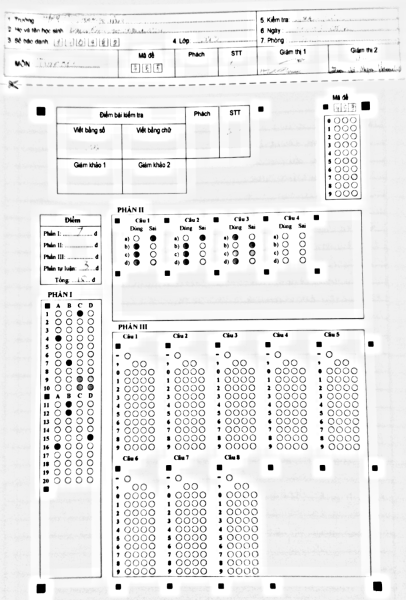
#> input picture data/maugiay/moi.png, 406 x 600 px; its folder holds only this picture in this run
$ python -i omr_prep.py   (imports and definitions only)
#> lines starting #> are read from the running program, lines starting #| are printed output that depends on the picture; after the words box and inside, x2 and y2 are one past the last pixel; in counts of white or black regions, pixels touching at a corner belong together
# -*- coding: utf-8 -*-
"""
OMR PREP — Chuẩn hoá ảnh đầu vào về ĐÚNG CHUẨN MẪU GIẤY
========================================================
Mọi ảnh upload / lấy từ Google Drive / chụp điện thoại đều được đưa về cùng
một hệ toạ độ với ảnh mẫu (12.png hoặc 10_11.png) TRƯỚC khi chấm.

Quy trình 6 bước:
  1. Xoay theo EXIF (PIL exif_transpose) — ảnh điện thoại hay bị "nằm ngang".
  2. Thu nhỏ về cạnh dài ~1600 px để dò mốc nhanh và ổn định.
  3. Dò các Ô ĐEN VUÔNG in trên phiếu (mốc định vị) bằng mask mực chuẩn hoá
     sáng: g / blur(g,51) < 0.80, lọc theo độ đặc (fill) và tỉ lệ cạnh.
  4. Khớp mốc ảnh ↔ mốc mẫu theo VỊ TRÍ TƯƠNG ĐỐI trong khung mốc (không phụ
     thuộc tỉ lệ/tọa độ tuyệt đối), rồi RANSAC homography.
  5. Kiểm chứng: chiếu lại TOÀN BỘ mốc mẫu lên ảnh đã warp, đếm số mốc có ô
     đen thật tại đúng vị trí (dung sai 1.5 lần cạnh mốc). Chấp nhận khi
     ≥ 70% mốc khớp — nhờ vậy không bao giờ "chuẩn hoá bừa".
  6. Chuẩn hoá sáng (chia nền cục bộ + kéo giãn tương phản) rồi xuất ảnh
     kích thước = mẫu × scale.

Nếu bước 3-5 thất bại, hàm trả ok=False kèm lý do; nơi gọi quyết định bỏ qua
hoặc quay về căn chỉnh trực tiếp (align_photo).
"""
from __future__ import annotations

import cv2
import numpy as np
import sys
import os
import time

# ---- PROFILE TUỲ CHỌN: OMR_PREP_PROFILE=1 -> in ms từng stage ra stderr ----
# Mặc định TẮT (không tốn gì ngoài 1 phép so sánh bool). Chỉ đo thời gian,
# không đụng logic/RNG nên không đổi kết quả.
_PROFILE = os.environ.get("OMR_PREP_PROFILE") == "1"


# [6 lines left out: function _prof_tick, not called in this run]


def _prof_log(stage, ms):
    if ms is not None:
        print(f"[profile] {stage:<14} {ms:7.0f} ms", file=sys.stderr)

MARKER_THR = 0.80        # ngưỡng mực (chuẩn hoá theo nền) cho ô đen in
MARKER_MAX_FRAC = 0.004  # diện tích tối đa của 1 mốc (tỉ lệ ảnh)
MIN_MARKERS = 4
MAX_MATCH_DIST = 0.13    # dung sai khớp theo toạ độ chuẩn hoá
MIN_VERIFY = 0.70        # tỉ lệ mốc phải khớp sau khi warp
MIN_ALIGN = 0.45         # sàn quality để ĐƯA ảnh tới bước kiểm chứng corner/lưới.
                         # Ảnh chụp gần/mốc mờ (bộ Test11) chỉ align được quality
                         # 0,5-0,7 — Gate 0,70 loại chúng TRƯỚC khi tới kiểm chứng
                         # 4 mốc góc / lưới ô, trong khi cách chuẩn hoá trước vẫn
                         # chấp nhận (corner-check trong best_orientation đã chạy).
                         # Dưới 0,45: homography quá yếu, bỏ luôn.

# SCALE CHUẨN HOÁ theo mẫu: ảnh warp = mẫu × scale. Bubble phiếu moi NHỎ hơn
# mẫu cũ (~40% — cùng khổ A4 nhưng chứa nhiều phần hơn) nên ở scale 2.0 đường
# kính vòng in chỉ ~6.6 px — XUYÊN SÀN ngưỡng 6 px của bộ dò ring
# (omr_sheetgrid._ring_centers), ring rate sụp từ 0.7-0.85 xuống 0.04-0.39
# (đo thật 2026-11-05). Scale 3.0 -> vòng ~9.9 px, dò chắc.
NORM_SCALE = {"moi": 3.0}


def norm_scale_for(paper, base=2.0):
    """Scale chuẩn hoá đề xuất cho 1 loại mẫu (mặc định 2.0 như cũ)."""
    return NORM_SCALE.get(paper, base)


# ---------- 1. đọc ảnh ----------

# [20 lines left out: function load_bgr, not called in this run]


# ---------- 1b. CẮT LỀ THEO KHUNG CHUẨN MẪU (2026-11-07) ----------

_FRAMING_CACHE = {}


def _framing_md5(img):
    import hashlib
    return hashlib.md5(np.ascontiguousarray(img).tobytes()).hexdigest()


# [91 lines left out: function crop_to_template_framing, not called in this run]


# ---------- 1b. CĂN TRƯỚC BẰNG BIẾN ĐỔI TƯƠNG TỰ (2026-11-07) ----------

_PREALIGN_CACHE = {}


# [138 lines left out: function prealign_similarity, not called in this run]


# ---------- 2. dò mốc ----------

def detect_markers(img):
    """Danh sách ô đen vuông đặc: [(cx, cy, w, h)]."""
    gray = cv2.cvtColor(img, cv2.COLOR_BGR2GRAY) if img.ndim == 3 else img
    g = cv2.GaussianBlur(gray, (3, 3), 0)
    bg = cv2.blur(g.astype(np.float32), (51, 51))
    norm = g.astype(np.float32) / (bg + 1e-6)
    dark = (norm < MARKER_THR).astype(np.uint8) * 255
    dark = cv2.morphologyEx(dark, cv2.MORPH_CLOSE, np.ones((3, 3), np.uint8))
    H, W = gray.shape
    amax = max(64, int(MARKER_MAX_FRAC * W * H))
    cs, hz = cv2.findContours(dark, cv2.RETR_LIST, cv2.CHAIN_APPROX_SIMPLE)
    has_child = set()
    if hz is not None:
        for row in hz[0]:
            if row[3] != -1:
                has_child.add(row[3])
    out = []
    for i, c in enumerate(cs):
        if i in has_child:            # có lỗ bên trong -> không phải ô đặc
            continue
        x, y, w, h = cv2.boundingRect(c)
        a = cv2.contourArea(c)
        if a < 25 or a > amax or w < 4 or h < 4:
            continue
        if a / (w * h) <= 0.72 or not (0.55 <= w / h <= 1.80):
            continue
        out.append((x + w / 2.0, y + h / 2.0, float(w), float(h)))
    out.sort(key=lambda z: -z[2] * z[3])
    dedup = []
    for m in out:
        if all(abs(m[0] - o[0]) > 2.5 or abs(m[1] - o[1]) > 2.5 for o in dedup):
            dedup.append(m)
    return dedup


_TPL_CACHE = {}

# cloud ring mẫu cho grid_first_align (xem docstring trong hàm)
_GF_TPL = {}


def template_markers(tpl_path):
    """Mốc trên ẢNH MẪU. Mốc mẫu nhỏ (~9 px) nên phóng 3x trước khi dò."""
#> called with tpl_path = 'data/maugiay/moi.png'
    ck = ("mk", str(tpl_path))
    if ck in _TPL_CACHE:
        return _TPL_CACHE[ck]
    img = cv2.imread(str(tpl_path))
#> img is the input picture: shape (600, 406, 3); min 0, max 255, mean 234.9
    if img is None:
        raise FileNotFoundError(tpl_path)
    h, w = img.shape[:2]
#> h = 600; w = 406
    for sc in (3.0, 4.0, 2.0, 1.0):
        big = cv2.resize(img, (int(w * sc), int(h * sc)), interpolation=cv2.INTER_CUBIC)
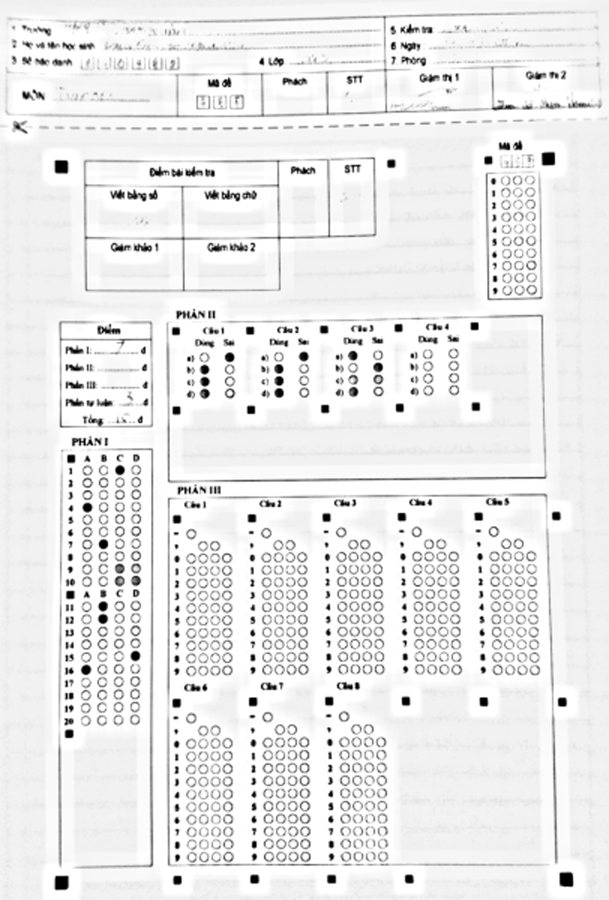
#> big: shape (1800, 1218, 3) (shown at 1/2 size); min 0, max 255, mean 234.5
        ms = detect_markers(big)
#> in detect_markers, `bg = cv2.blur(g.astype(np.float32), (51, 51))`:
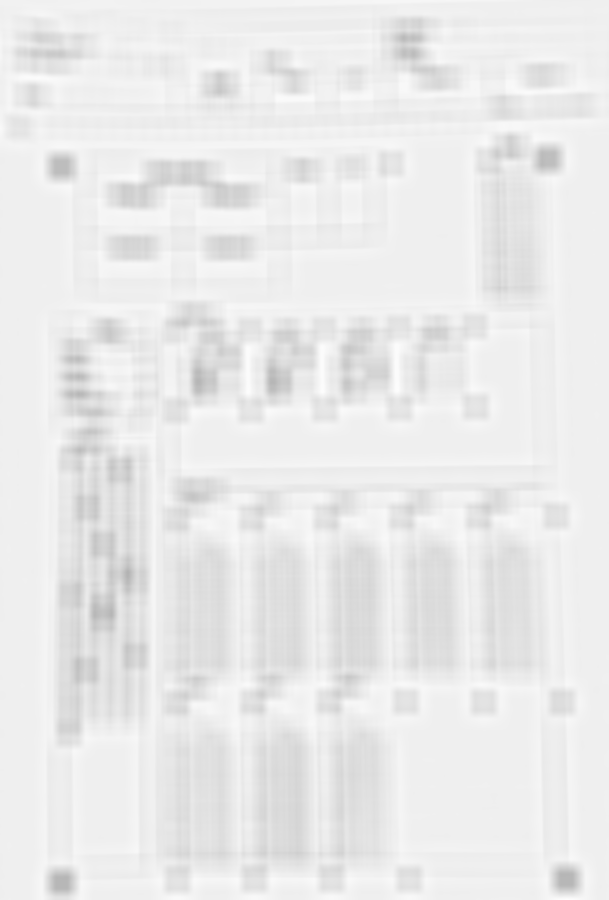
#> bg: shape (1800, 1218) float32 (shown at 1/2 size); min 178.3, max 253.1, mean 234.5
#> in detect_markers, `norm = g.astype(np.float32) / (bg + 1e-6)`:
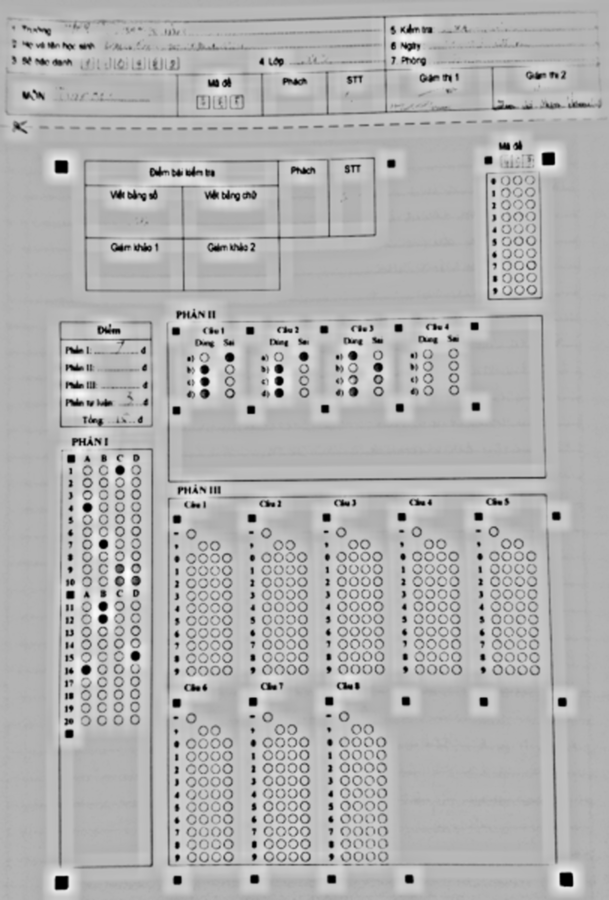
#> norm: shape (1800, 1218) float32 (shown at 1/2 size); min 0, max 1.43, mean 1; drawn with min black and max white
#> in detect_markers, `dark = (norm < MARKER_THR).astype(np.uint8) * 255`:
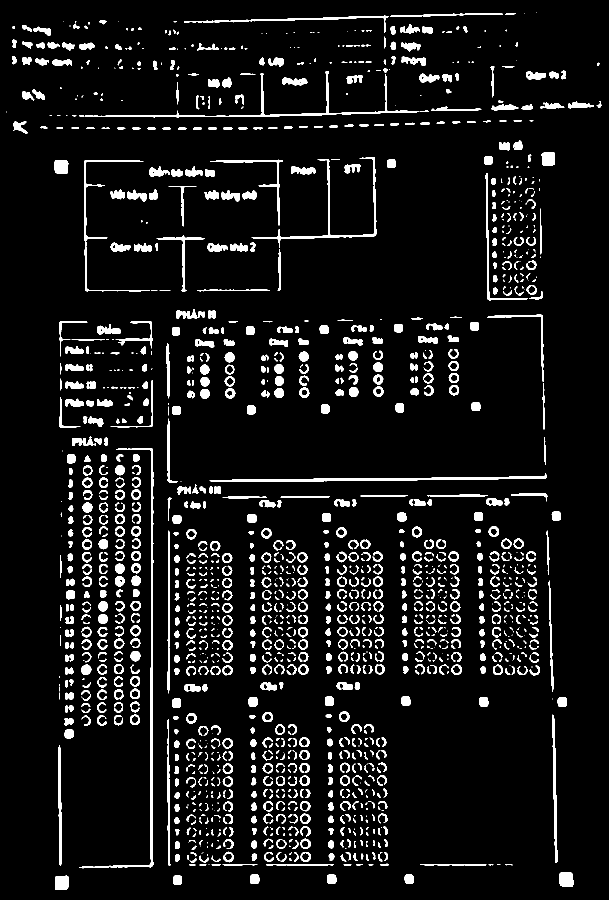
#> dark: shape (1800, 1218) (shown at 1/2 size); 7.5% white; 1645 white regions (489 under 20 px), largest, box (x1, y1, x2, y2) and area: (158, 896, 307, 1737) 4187, (419, 946, 1093, 964) 3215, (170, 142, 839, 235) 3060
#> in detect_markers, `dark = cv2.morphologyEx(dark, cv2.MORPH_CLOSE, np.ones((3, 3), np.uint..`: dark: shape (1800, 1218); 7.5% white; 1546 white regions (436 under 20 px)
#> in detect_markers, `cs, hz = cv2.findContours(dark, cv2.RETR_LIST, cv2.CHAIN_APPROX_SIMPLE)`: cs = 1649 contours, 613 with area under 20; largest, box (x1, y1, x2, y2) and area: (158, 896, 307, 1737) 3152, (419, 946, 1093, 964) 2536, (158, 142, 858, 235) 2188, (503, 314, 753, 581) 1909, (168, 320, 315, 583) 1330; hz = 1649 rows, first 6: [1, -1, -1, -1], [2, 0, -1, -1], [3, 1, -1, -1], [4, 2, -1, -1], [5, 3, -1, -1], [6, 4, -1, -1]
#> the loop in detect_markers, `for row in hz[0]:` made 1649 passes
#> after the loop in detect_markers, `for row in hz[0]:`: has_child = 0 items
#> the loop in detect_markers, `for i, c in enumerate(cs):` made 1649 passes
#> (x, y, w, h, a) on passes 1 to 3: (346, 1751, 18, 19, 285.5), (110, 1751, 27, 29, 691), (809, 1749, 19, 19, 285.5)
#> after the loop in detect_markers, `for i, c in enumerate(cs):`: out = 102 items, first 6: (355, 1760.5, 18, 19), (123.5, 1765.5, 27, 29), (818.5, 1758.5, 19, 19), (663.5, 1758.5, 19, 19), (509.5, 1758.5, 19, 19), (1133, 1759, 28, 30)
#> the loop in detect_markers, `for m in out:` made 102 passes
#> m on passes 1 to 12: (1133, 1759, 28, 30), (123.5, 1765.5, 27, 29), (123, 333.5, 28, 27), (1096.5, 317.5, 27, 27), (382.5, 1436.5, 21, 21), (688.5, 1432.5, 21, 21), (913.5, 1339.5, 21, 21), (834, 1064, 20, 22), (611.5, 1714, 21, 20), (610.5, 1637, 21, 20), (608.5, 1484, 21, 20), (535.5, 1434, 21, 20)
#> after the loop in detect_markers, `for m in out:`: dedup = 100 items, first 6: (1133, 1759, 28, 30), (123.5, 1765.5, 27, 29), (123, 333.5, 28, 27), (1096.5, 317.5, 27, 27), (382.5, 1436.5, 21, 21), (688.5, 1432.5, 21, 21)
#> ms has the same summary as dedup in detect_markers
        ms = [m for m in ms if (m[2] / sc) <= 40]
        if len(ms) >= MIN_MARKERS:
            out = [(m[0] / sc, m[1] / sc, m[2] / sc, m[3] / sc) for m in ms]
#> out = 100 items, first 6: (377.7, 586.3, 9.33, 10), (41.17, 588.5, 9, 9.67), (41, 111.2, 9.33, 9), (365.5, 105.8, 9, 9), (127.5, 478.8, 7, 7), (229.5, 477.5, 7, 7)
            _TPL_CACHE[ck] = out
            return out
    _TPL_CACHE[ck] = []
    return []


# [9 lines left out: function _cluster_vals, not called in this run]


_TF_CACHE = {}


# [207 lines left out: functions template_fiducials, _marker_corners, paper_quad, _order_quad, _refine_by_markers, _verify_warp and 2 more, not called in this run]


def _ink_fraction(bgr):
    nrm = _ink_map(bgr)
    return float((nrm < 0.80).mean())


# [44 lines left out: functions detect_blob_centers, refine_grid_by_cells, not called in this run]


RING_MIN_PART = {
    # cổng BÁM MẪU — xác thực ảnh có bám sát MẪU GIẤY ĐÃ CHỌN hay không.
    # "ALL" = tỉ lệ khớp trên TOÀN BỘ ô của template (build_template_cells):
    #   mẫu 12:  đúng mẫu nét 90-97%, đúng mẫu photocopy nhạt 67-82%,
    #            phiếu in BIẾN THỂ (P1 nửa chiều dài) 50-51%,
    #            chấm nhầm SAI mẫu 16-17%  -> ngưỡng 0.60 tách sạch
    # "P1"/"P2"/... = theo phần trên keyed cells (mẫu 10_11 photocopy mờ:
    #   ring detector bị dấu chấm của HS + mực nhạt hạn chế — đo đúng mẫu
    #   P1 0.65-0.71, P2 0.56-0.81 -> ngưỡng thấp tương ứng)
    "12": {"ALL": 0.60},
    "10_11": {"P1": 0.40, "P2": 0.15, "P3": 0.15},
    # moi: cells = P1 (80) + P2 (32) từ moi_cells.json; cùng bản in chụp nét
    # ring 0.65-0.85, ảnh mờ (Laplacian 56-235) 0.46-0.57 — dị dạng ống kính
    # còn dư sau homography, ICP không lấy hết. Phiếu SAI mẫu/biến thể
    # (đo trên mẫu cũ: 0.03-0.54 theo phần) < 0.35 -> ngưỡng 0.50 tách sạch
    "moi": {"ALL": 0.50},
}
RING_MIN_DEFAULT = 0.50


# [314 lines left out: functions grid_quality, ring_part_rates, ring_grid_stats, normalize_light, _cell_scores, classify_filled and 5 more, not called in this run]


_SIFT_H_CACHE = {}


# [1204 lines left out: functions _sift_candidate, _best_rotation_by_ring, _fine_rotation_search, grid_first_align, _fallback_align, band_affine_refine and 3 more, not called in this run]

>>> result = template_markers('data/maugiay/moi.png')
#> result has the same summary as out in template_markers

$ run again, on data/maugiay/moi_draft.png
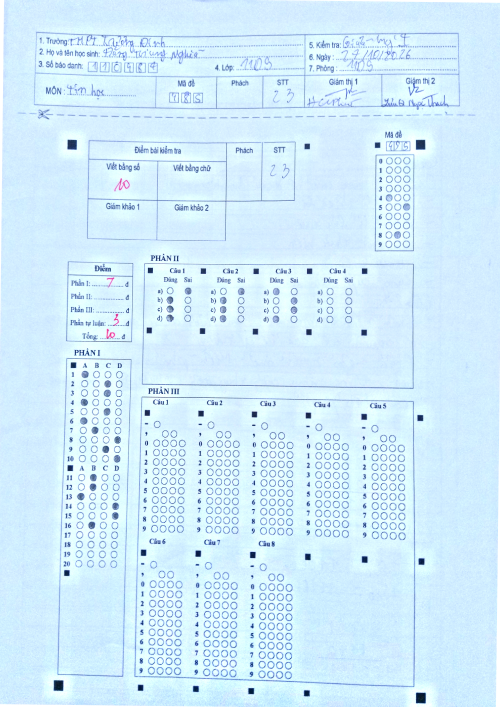
#> input picture data/maugiay/moi_draft.png, 1000 x 1414 px (shown at 1/2 size)
#> in template_markers, img is the input picture: shape (1414, 1000, 3); mean B, G, R 251.1, 236, 208.9
#> in detect_markers, `norm = g.astype(np.float32) / (bg + 1e-6)`:
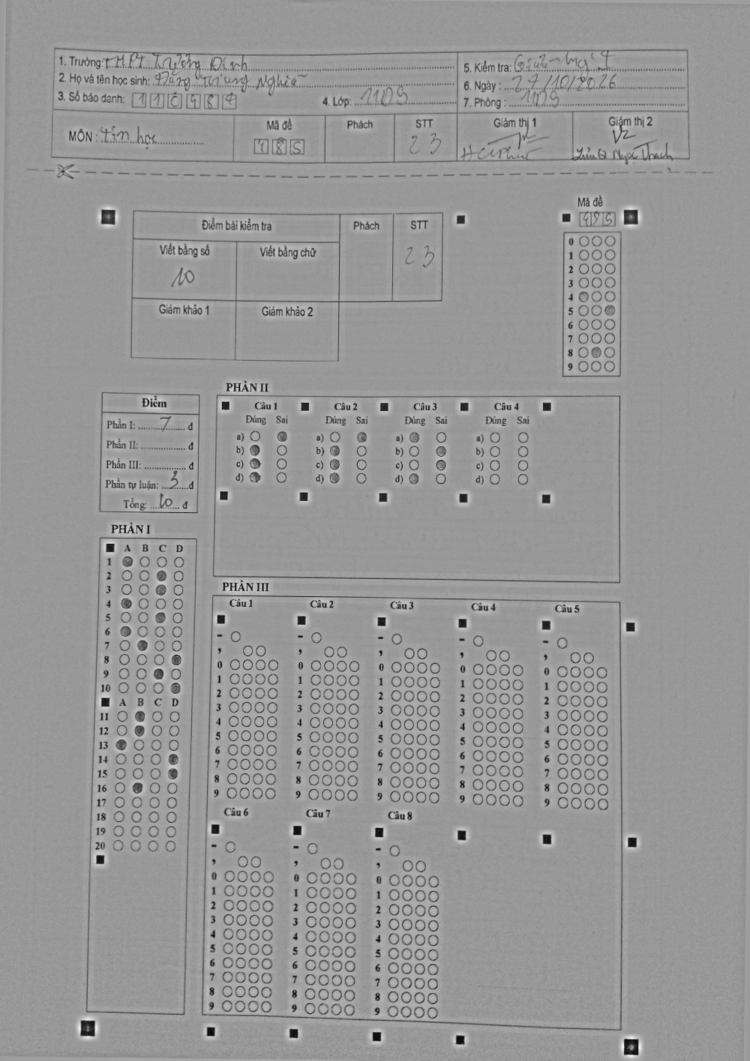
#> norm: shape (4242, 3000) float32 (shown at 1/4 size); min 0.0682, max 1.63, mean 0.999; drawn with min black and max white
#> in detect_markers, `dark = (norm < MARKER_THR).astype(np.uint8) * 255`:
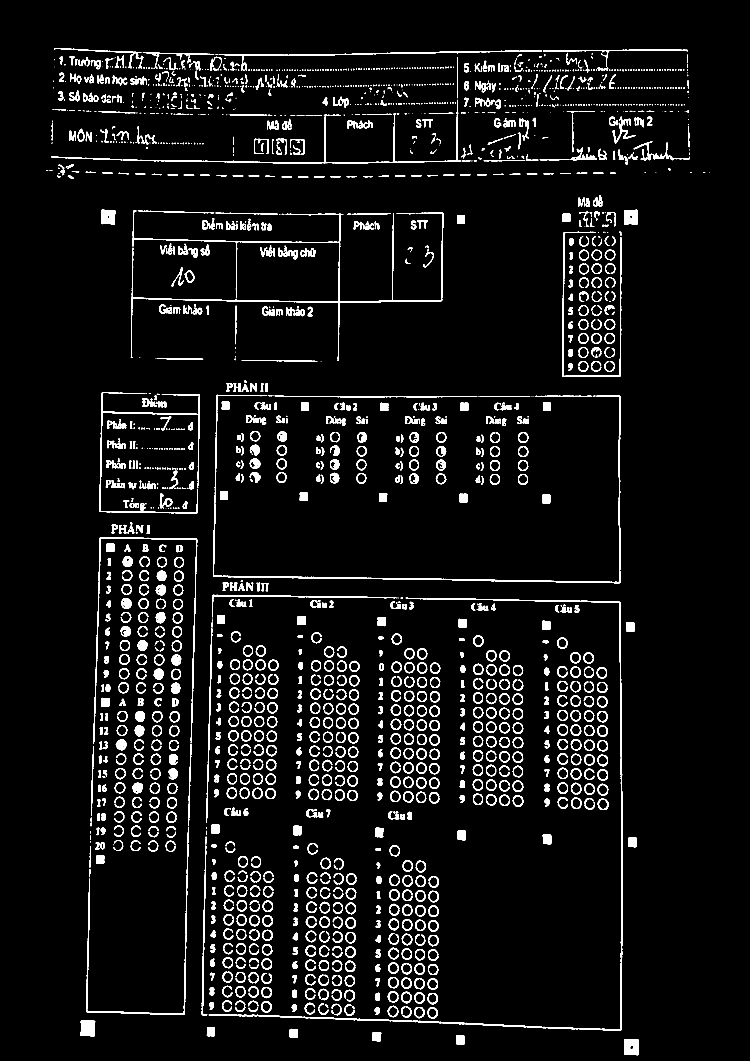
#> dark: shape (4242, 3000) (shown at 1/4 size); 4.9% white; 2208 white regions (616 under 20 px), largest, box (x1, y1, x2, y2) and area: (835, 2391, 2491, 4122) 19953, (523, 842, 1773, 1444) 15833, (852, 1579, 2482, 2333) 14890
#> cs = 2508 contours, 808 with area under 20; largest, box (x1, y1, x2, y2) and area: (835, 2391, 2491, 4122) 15776, (523, 842, 1773, 1444) 12764, (852, 1579, 2482, 2333) 11592, (397, 1569, 800, 2053) 5944, (206, 399, 1844, 655) 5662; hz = 2508 rows, first 6: [1, -1, -1, -1], [2, 0, -1, -1], [3, 1, -1, -1], [4, 2, -1, -1], [5, 3, -1, -1], [6, 4, -1, -1]
#> the loop in detect_markers, `for row in hz[0]:` made 2508 passes
#> after the loop in detect_markers, `for row in hz[0]:`: has_child = 0 items
#> the loop in detect_markers, `for i, c in enumerate(cs):` made 2508 passes
#> (x, y, w, h, a) on passes 1 to 3: (2519, 4180, 16, 20, 193.5), (2496, 4156, 58, 65, 3472), (1824, 4141, 34, 37, 1119.5)
#> after the loop in detect_markers, `for i, c in enumerate(cs):`: out = 435 items, first 6: (2525, 4188.5, 58, 65), (1841, 4159.5, 34, 37), (1507.5, 4146.5, 35, 37), (1175, 4133.5, 34, 37), (843.5, 4126.5, 33, 37), (351.5, 4114, 59, 64)
#> the loop in detect_markers, `for m in out:` made 435 passes
#> m on passes 1 to 3: (351.5, 4114, 59, 64), (2525, 4188.5, 58, 65), (2524, 868.5, 56, 59)
#> after the loop in detect_markers, `for m in out:`: dedup = 333 items, first 6: (351.5, 4114, 59, 64), (2525, 4188.5, 58, 65), (2524, 868.5, 56, 59), (433, 868.5, 56, 59), (1571.5, 4046, 43, 46), (2304.5, 3095, 43, 46)
#> ms has the same summary as dedup in detect_markers
#> in template_markers, `out = [(m[0] / sc, m[1] / sc, m[2] / sc, m[3] / sc) for m in ms]`: out = 333 items, first 6: (117.2, 1371.3, 19.67, 21.33), (841.7, 1396.2, 19.33, 21.67), (841.3, 289.5, 18.67, 19.67), (144.3, 289.5, 18.67, 19.67), (523.8, 1348.7, 14.33, 15.33), (768.2, 1031.7, 14.33, 15.33)
#> result has the same summary as out in template_markers
